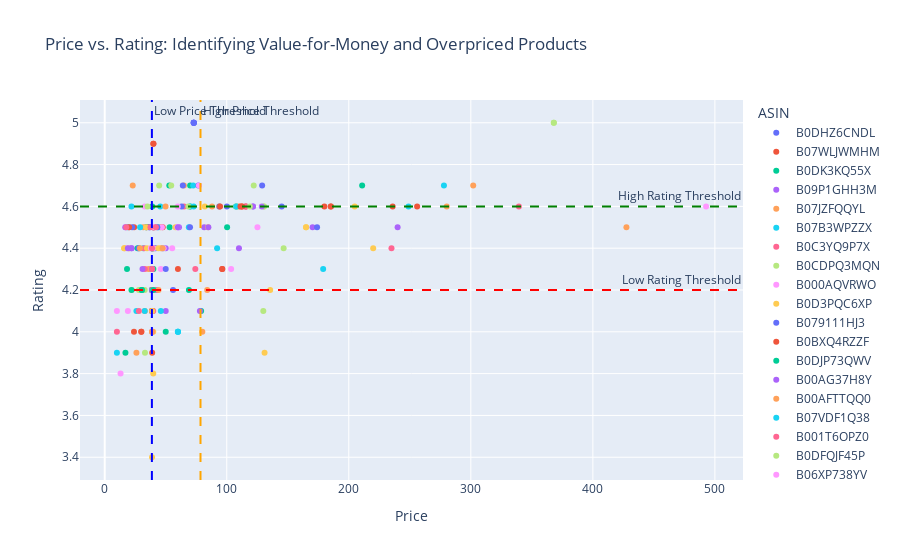

Notebook code cell kept with this figure:
### Code cell
import plotly.express as px

# Create an interactive scatter plot
fig = px.scatter(df, x='Price', y='Rating', color='ASIN', hover_name='ASIN',
                 title='Price vs. Rating: Identifying Value-for-Money and Overpriced Products',
                 labels={'Price': 'Price', 'Rating': 'Rating'})

# Add threshold lines
fig.add_hline(y=low_rating_threshold, line_dash="dash", line_color="red", annotation_text="Low Rating Threshold")
fig.add_hline(y=high_rating_threshold, line_dash="dash", line_color="green", annotation_text="High Rating Threshold")
fig.add_vline(x=low_price_threshold, line_dash="dash", line_color="blue", annotation_text="Low Price Threshold")
fig.add_vline(x=high_price_threshold, line_dash="dash", line_color="orange", annotation_text="High Price Threshold")

# Show the plot
fig.show()
